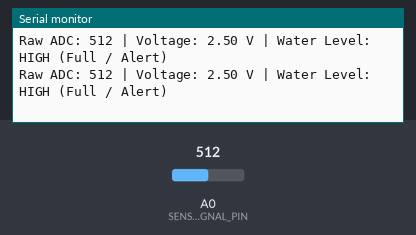
The sketch below on a simulated Arduino Uno, built with avr-gcc and run on an emulated ATmega328P. Shown: the last lines printed to the serial monitor. The inputs (shaded band) are chosen by the test bench; at power-on: A0 (SENSOR_SIGNAL_PIN) = 512.

Above: at 7.4 s.
7.5 s: A0 (SENSOR_SIGNAL_PIN) set to 52
At 8.8 s:
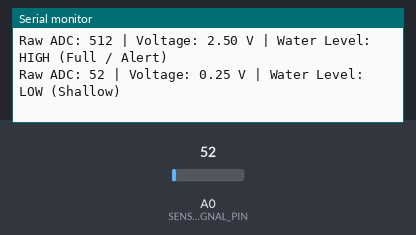
9.0 s: A0 (SENSOR_SIGNAL_PIN) set to 44
At 9.8 s:
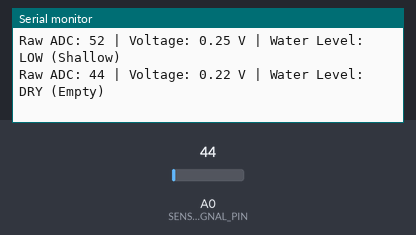

The sketch:

Day_18_Water_Level.ino
```cpp
/*
 * 100 Projects with Arduino - Day 18
 * Project: Corrosion-Mitigated Water Level Detector (Analog Power Gating)
 *
 * DESCRIPTION:
 * This project interfaces a resistive water level sensor with the Arduino to measure water depth.
 * To implement professional mechatronics standards, this code features:
 * 1. Digital Power Gating: Instead of connecting the sensor VCC to the 5V line permanently, we
 *    power the sensor from a digital I/O pin (Pin 7). We pull this pin HIGH for 10ms to take a
 * reading, then pull it LOW. This cuts power for 99% of the time, completely preventing
 * electrochemical electrolysis corrosion of the sensor traces.
 * 2. Non-blocking timing: Measurements are scheduled once every 1 second using millis().
 * 3. Calibration Mapping: Raw 10-bit analog values are translated into descriptive water levels
 *    (Dry, Shallow, Half-Full, Full) based on calibrated thresholds.
 *
 * WIRING:
 * - Sensor VCC (Power) -> Arduino Digital Pin 7 (Gated power supply)
 * - Sensor GND         -> Arduino GND
 * - Sensor Signal (S)  -> Arduino Analog Pin A0
 */

// --- PIN DEFINITIONS ---
const int SENSOR_POWER_PIN = 7;    // Digital output pin supplying gated power to the sensor
const int SENSOR_SIGNAL_PIN = A0;  // Analog input pin connected to the sensor signal trace

// --- CALIBRATION THRESHOLDS ---
// These values vary depending on water conductivity. Calibrate them for your tap water!
const int THRESHOLD_DRY = 50;      // Values below 50 indicate sensor is dry
const int THRESHOLD_LOW = 250;     // Threshold for "Shallow" level
const int THRESHOLD_MEDIUM = 500;  // Threshold for "Half-Full" level
const int THRESHOLD_HIGH = 700;    // Threshold for "Full" level

// --- SCHEDULER VARIABLES ---
unsigned long lastMeasureTime = 0;           // Stores the last measurement timestamp
const unsigned long measureInterval = 1000;  // Sample water level once per second (1 Hz)

void setup() {
  // Initialize Serial Monitor
  Serial.begin(9600);

  // Configure the sensor power pin as digital output
  pinMode(SENSOR_POWER_PIN, OUTPUT);

  // Start with sensor power OFF (LOW) to prevent early corrosion
  digitalWrite(SENSOR_POWER_PIN, LOW);

  Serial.println("==================================================");
  Serial.println("Day 18: Corrosion-Mitigated Water Level Detector");
  Serial.println("==================================================");
  Serial.println("System armed. Monitoring depth...");
}

void loop() {
  unsigned long currentTime = millis();

  // Step 1: Read the sensor at scheduled non-blocking interval (every 1 second)
  if (currentTime - lastMeasureTime >= measureInterval) {
    lastMeasureTime = currentTime;

    // Step 2: Power Gating - Turn the sensor ON
    digitalWrite(SENSOR_POWER_PIN, HIGH);

    // Wait 10 milliseconds for the voltage divider and current lines to stabilize.
    // This short blocking delay is acceptable as it happens once a second and is microscopic.
    delay(10);

    // Step 3: Read the analog voltage from the sensor (10-bit ADC)
    int sensorValue = analogRead(SENSOR_SIGNAL_PIN);

    // Step 4: Power Gating - Turn the sensor OFF immediately after reading
    digitalWrite(SENSOR_POWER_PIN, LOW);

    // Step 5: Translate ADC value into descriptive levels based on calibration
    String statusString = "";
    if (sensorValue < THRESHOLD_DRY) {
      statusString = "DRY (Empty)";
    } else if (sensorValue < THRESHOLD_LOW) {
      statusString = "LOW (Shallow)";
    } else if (sensorValue < THRESHOLD_MEDIUM) {
      statusString = "MEDIUM (Half-Full)";
    } else {
      statusString = "HIGH (Full / Alert)";
    }

    // Calculate approximate voltage representation (for display)
    float voltage = sensorValue * (5.0 / 1023.0);

    // Step 6: Log telemetry
    Serial.print("Raw ADC: ");
    Serial.print(sensorValue);
    Serial.print(" | Voltage: ");
    Serial.print(voltage, 2);
    Serial.print(" V | Water Level: ");
    Serial.println(statusString);
  }

  // Loop is non-blocking. Additional mechatronic control loops can execute here
}
```

Measured:
- the behaviour switches between 50 and 49 on A0 (SENSOR_SIGNAL_PIN) (found by bisection; images 1 and 2)
- after the input at 7.5 s, the serial monitor: prints a new line after 0.51 s (image 1)
- after the input at 9.0 s, the serial monitor: prints a new line at once (image 2)
